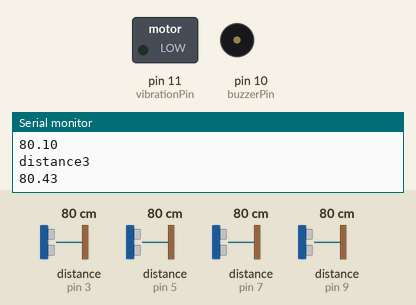
Simulated run of this sketch. Board: Arduino Uno, built with avr-gcc and run on an emulated ATmega328P. On the bench: switched loads named in the sketch (green lamp = pin HIGH), buzzer (waves = sounding, pin HIGH), the last lines printed to the serial monitor. Wiring (inferred from the names in the program): 4 × ultrasonic range finder: trigger pin 2, echo pin 3 / trigger pin 4, echo pin 5 / trigger pin 6, echo pin 7 / trigger pin 8, echo pin 9. The inputs (shaded band) are chosen by the test bench; at power-on: distance to the obstacle (sensors on pin 3, pin 5, pin 7, pin 9) 80 cm. The echo pulse lasts 58.3 µs per cm; pins used as bus, display or sensor lines are not drawn.

Above: at 2.1 s.
2.2 s: distance to the obstacle (sensor on pin 3) set to 11 cm
7.0 s: distance to the obstacle (sensor on pin 3) set to 8 cm
At 8.7 s:
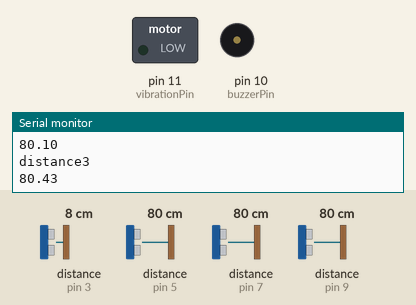
At 10.4 s:
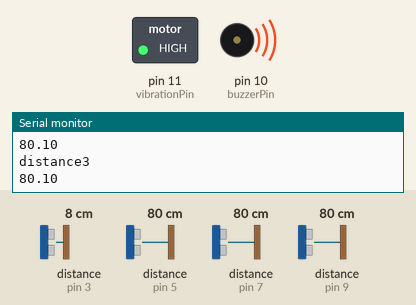
Timing chart, 0 to 11.9 s (numbered marks = the images above; inputs shaded):
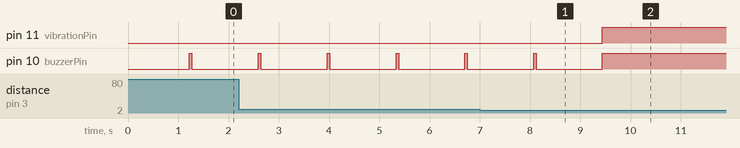

Measured:
- the behaviour switches between 10 and 9 cm on distance to the obstacle (sensor on pin 3) (found by bisection; images 0 and 1)
- after the input at 7.0 s, pin 11 (vibrationPin): LOW → HIGH after 2.4 s; pin 10 (buzzerPin): goes on until 9.4 s, then stays HIGH
- by itself, pin 10 (buzzerPin): alternates HIGH for 0.05 s and LOW for 1.3 s

The sketch:

blindstick.ino
```cpp
/*#include "talkie.h"
Talkie voice;*/

const int trigPin1 = 2;
const int echoPin1 = 3;
const int trigPin2 = 6;
const int echoPin2 = 7;
const int trigPin3 = 8;
const int echoPin3 = 9;
const int trigPin4 = 4;
const int echoPin4 = 5;

const int buzzerPin = 10;
const int vibrationPin = 11;


void setup() {
  pinMode(trigPin1, OUTPUT);
  pinMode(echoPin1, INPUT);
  pinMode(trigPin2, OUTPUT);
  pinMode(echoPin2, INPUT);
  pinMode(trigPin3, OUTPUT);
  pinMode(echoPin3, INPUT);
  pinMode(trigPin4, OUTPUT);
  pinMode(echoPin4, INPUT);

  pinMode(buzzerPin, OUTPUT);
  pinMode(vibrationPin, OUTPUT);

  Serial.begin(9600);
}

void loop() {

  digitalWrite(trigPin1, LOW);
  delayMicroseconds(2);
  digitalWrite(trigPin1, HIGH);
  delayMicroseconds(10);
  digitalWrite(trigPin1, LOW);
  float distance1 = pulseIn(echoPin1, HIGH) / 58.0;


  digitalWrite(trigPin2, LOW);
  delayMicroseconds(2);
  digitalWrite(trigPin2, HIGH);
  delayMicroseconds(10);
  digitalWrite(trigPin2, LOW);
  float distance2 = pulseIn(echoPin2, HIGH) / 58.0;


  digitalWrite(trigPin3, LOW);
  delayMicroseconds(2);
  digitalWrite(trigPin3, HIGH);
  delayMicroseconds(10);
  digitalWrite(trigPin3, LOW);
  float distance3 = pulseIn(echoPin3, HIGH) / 58.0;

  digitalWrite(trigPin4, LOW);
  delayMicroseconds(2);
  digitalWrite(trigPin4, HIGH);
  delayMicroseconds(10);
  digitalWrite(trigPin4, LOW);
  float distance4 = pulseIn(echoPin4, HIGH) / 58.0;

  Serial.println("distance1");
  Serial.println(distance1);
  delay(100);
  Serial.println("distance2");
  Serial.println(distance2);
  delay(100);
  Serial.println("distance3");
  Serial.println(distance3);
 delay(1000);
  Serial.println("distance4");
  Serial.println(distance4);

  for (int i = 0; i < 1; i++) {
    if (distance1 < 10 || distance2 < 10 || distance3 < 10 ) {

      digitalWrite(vibrationPin, HIGH);
      digitalWrite(buzzerPin, HIGH);
      delay(10);
      break;
    }

    else if (distance4 > 30) {
      digitalWrite(vibrationPin, LOW);
      digitalWrite(buzzerPin, HIGH);
      delay(50);
      digitalWrite(buzzerPin, LOW);
      delay(100);
      break;
    }

    else if ((distance1 >= 10 && distance1 <= 20) || (distance2 >= 10 && distance2 <= 20) || (distance3 >= 10 && distance3 <= 20) ) {

      // voice.say(spDANGER);
      // voice.say(spALERT);
      digitalWrite(vibrationPin, LOW);
     // digitalWrite(buzzerPin, HIGH);
       tone(buzzerPin, 500, 10);
      delay(10);
      digitalWrite(buzzerPin, LOW);
      delay(10);
      break;
    }

    else {
      digitalWrite(buzzerPin, LOW);
      digitalWrite(vibrationPin, LOW);
      delay(100);
    }
  }
}
```
